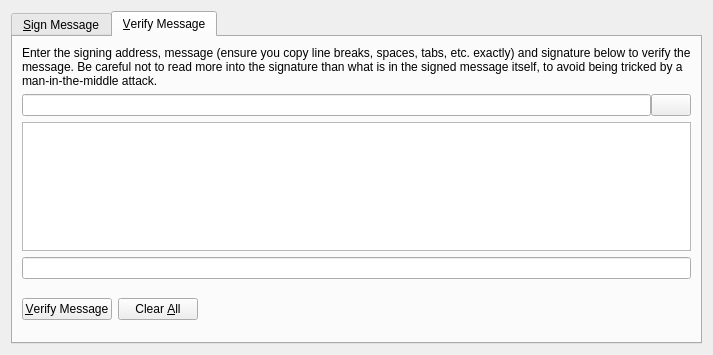
<?xml version="1.0" encoding="UTF-8"?>
<ui version="4.0">
 <class>SignVerifyMessageDialog</class>
 <widget class="QDialog" name="SignVerifyMessageDialog">
  <property name="geometry">
   <rect>
    <x>0</x>
    <y>0</y>
    <width>713</width>
    <height>355</height>
   </rect>
  </property>
  <property name="windowTitle">
   <string>Signatures - Sign / Verify a Message</string>
  </property>
  <property name="styleSheet">
   <string notr="true">background-image: url(:/images/bkg2);</string>
  </property>
  <property name="modal">
   <bool>true</bool>
  </property>
  <layout class="QVBoxLayout" name="verticalLayout">
   <item>
    <widget class="QTabWidget" name="tabWidget">
     <property name="currentIndex">
      <number>1</number>
     </property>
     <widget class="QWidget" name="tabSignMessage">
      <attribute name="title">
       <string>&amp;Sign Message</string>
      </attribute>
      <layout class="QVBoxLayout" name="verticalLayout_SM">
       <item>
        <widget class="QLabel" name="infoLabel_SM">
         <property name="text">
          <string>You can sign messages with your addresses to prove you own them. Be careful not to sign anything vague, as phishing attacks may try to trick you into signing your identity over to them. Only sign fully-detailed statements you agree to.</string>
         </property>
         <property name="textFormat">
          <enum>Qt::PlainText</enum>
         </property>
         <property name="wordWrap">
          <bool>true</bool>
         </property>
        </widget>
       </item>
       <item>
        <layout class="QHBoxLayout" name="horizontalLayout_1_SM">
         <property name="spacing">
          <number>0</number>
         </property>
         <item>
          <widget class="QValidatedLineEdit" name="addressIn_SM">
           <property name="toolTip">
            <string>The address to sign the message with (e.g. 8dpZqgY4r2RoEdqYk3QsAqFckyf9pRHN6i)</string>
           </property>
           <property name="maxLength">
            <number>34</number>
           </property>
          </widget>
         </item>
         <item>
          <widget class="QPushButton" name="addressBookButton_SM">
           <property name="toolTip">
            <string>Choose an address from the address book</string>
           </property>
           <property name="text">
            <string/>
           </property>
           <property name="icon">
            <iconset resource="../bitcoin.qrc">
             <normaloff>:/icons/address-book</normaloff>:/icons/address-book</iconset>
           </property>
           <property name="shortcut">
            <string>Alt+A</string>
           </property>
           <property name="autoDefault">
            <bool>false</bool>
           </property>
          </widget>
         </item>
         <item>
          <widget class="QPushButton" name="pasteButton_SM">
           <property name="toolTip">
            <string>Paste address from clipboard</string>
           </property>
           <property name="text">
            <string/>
           </property>
           <property name="icon">
            <iconset resource="../bitcoin.qrc">
             <normaloff>:/icons/editpaste</normaloff>:/icons/editpaste</iconset>
           </property>
           <property name="shortcut">
            <string>Alt+P</string>
           </property>
           <property name="autoDefault">
            <bool>false</bool>
           </property>
          </widget>
         </item>
        </layout>
       </item>
       <item>
        <widget class="QPlainTextEdit" name="messageIn_SM">
         <property name="toolTip">
          <string>Enter the message you want to sign here</string>
         </property>
        </widget>
       </item>
       <item>
        <layout class="QHBoxLayout" name="horizontalLayout_2_SM">
         <property name="spacing">
          <number>0</number>
         </property>
         <item>
          <widget class="QLineEdit" name="signatureOut_SM">
           <property name="font">
            <font>
             <italic>true</italic>
            </font>
           </property>
           <property name="readOnly">
            <bool>true</bool>
           </property>
          </widget>
         </item>
         <item>
          <widget class="QPushButton" name="copySignatureButton_SM">
           <property name="toolTip">
            <string>Copy the current signature to the system clipboard</string>
           </property>
           <property name="text">
            <string/>
           </property>
           <property name="icon">
            <iconset resource="../bitcoin.qrc">
             <normaloff>:/icons/editcopy</normaloff>:/icons/editcopy</iconset>
           </property>
           <property name="autoDefault">
            <bool>false</bool>
           </property>
          </widget>
         </item>
        </layout>
       </item>
       <item>
        <layout class="QHBoxLayout" name="horizontalLayout_3_SM">
         <item>
          <widget class="QPushButton" name="signMessageButton_SM">
           <property name="toolTip">
            <string>Sign the message to prove you own this WorldBTC address</string>
           </property>
           <property name="text">
            <string>&amp;Sign Message</string>
           </property>
           <property name="icon">
            <iconset resource="../bitcoin.qrc">
             <normaloff>:/icons/edit</normaloff>:/icons/edit</iconset>
           </property>
           <property name="autoDefault">
            <bool>false</bool>
           </property>
          </widget>
         </item>
         <item>
          <widget class="QPushButton" name="clearButton_SM">
           <property name="toolTip">
            <string>Reset all sign message fields</string>
           </property>
           <property name="text">
            <string>Clear &amp;All</string>
           </property>
           <property name="icon">
            <iconset resource="../bitcoin.qrc">
             <normaloff>:/icons/remove</normaloff>:/icons/remove</iconset>
           </property>
           <property name="autoDefault">
            <bool>false</bool>
           </property>
          </widget>
         </item>
         <item>
          <spacer name="horizontalSpacer_1_SM">
           <property name="orientation">
            <enum>Qt::Horizontal</enum>
           </property>
           <property name="sizeHint" stdset="0">
            <size>
             <width>40</width>
             <height>48</height>
            </size>
           </property>
          </spacer>
         </item>
         <item>
          <widget class="QLabel" name="statusLabel_SM">
           <property name="font">
            <font>
             <weight>75</weight>
             <bold>true</bold>
            </font>
           </property>
           <property name="text">
            <string/>
           </property>
           <property name="wordWrap">
            <bool>true</bool>
           </property>
          </widget>
         </item>
         <item>
          <spacer name="horizontalSpacer_2_SM">
           <property name="orientation">
            <enum>Qt::Horizontal</enum>
           </property>
           <property name="sizeHint" stdset="0">
            <size>
             <width>40</width>
             <height>48</height>
            </size>
           </property>
          </spacer>
         </item>
        </layout>
       </item>
      </layout>
     </widget>
     <widget class="QWidget" name="tabVerifyMessage">
      <attribute name="title">
       <string>&amp;Verify Message</string>
      </attribute>
      <layout class="QVBoxLayout" name="verticalLayout_VM">
       <item>
        <widget class="QLabel" name="infoLabel_VM">
         <property name="text">
          <string>Enter the signing address, message (ensure you copy line breaks, spaces, tabs, etc. exactly) and signature below to verify the message. Be careful not to read more into the signature than what is in the signed message itself, to avoid being tricked by a man-in-the-middle attack.</string>
         </property>
         <property name="textFormat">
          <enum>Qt::PlainText</enum>
         </property>
         <property name="alignment">
          <set>Qt::AlignLeading|Qt::AlignLeft|Qt::AlignTop</set>
         </property>
         <property name="wordWrap">
          <bool>true</bool>
         </property>
        </widget>
       </item>
       <item>
        <layout class="QHBoxLayout" name="horizontalLayout_1_VM">
         <property name="spacing">
          <number>0</number>
         </property>
         <item>
          <widget class="QValidatedLineEdit" name="addressIn_VM">
           <property name="toolTip">
            <string>The address the message was signed with (e.g. 8dpZqgY4r2RoEdqYk3QsAqFckyf9pRHN6i)</string>
           </property>
           <property name="maxLength">
            <number>34</number>
           </property>
          </widget>
         </item>
         <item>
          <widget class="QPushButton" name="addressBookButton_VM">
           <property name="toolTip">
            <string>Choose an address from the address book</string>
           </property>
           <property name="text">
            <string/>
           </property>
           <property name="icon">
            <iconset resource="../bitcoin.qrc">
             <normaloff>:/icons/address-book</normaloff>:/icons/address-book</iconset>
           </property>
           <property name="shortcut">
            <string>Alt+A</string>
           </property>
           <property name="autoDefault">
            <bool>false</bool>
           </property>
          </widget>
         </item>
        </layout>
       </item>
       <item>
        <widget class="QPlainTextEdit" name="messageIn_VM"/>
       </item>
       <item>
        <widget class="QValidatedLineEdit" name="signatureIn_VM"/>
       </item>
       <item>
        <layout class="QHBoxLayout" name="horizontalLayout_2_VM">
         <item>
          <widget class="QPushButton" name="verifyMessageButton_VM">
           <property name="toolTip">
            <string>Verify the message to ensure it was signed with the specified WorldBTC address</string>
           </property>
           <property name="text">
            <string>&amp;Verify Message</string>
           </property>
           <property name="icon">
            <iconset resource="../bitcoin.qrc">
             <normaloff>:/icons/transaction_0</normaloff>:/icons/transaction_0</iconset>
           </property>
           <property name="autoDefault">
            <bool>false</bool>
           </property>
          </widget>
         </item>
         <item>
          <widget class="QPushButton" name="clearButton_VM">
           <property name="toolTip">
            <string>Reset all verify message fields</string>
           </property>
           <property name="text">
            <string>Clear &amp;All</string>
           </property>
           <property name="icon">
            <iconset resource="../bitcoin.qrc">
             <normaloff>:/icons/remove</normaloff>:/icons/remove</iconset>
           </property>
           <property name="autoDefault">
            <bool>false</bool>
           </property>
          </widget>
         </item>
         <item>
          <spacer name="horizontalSpacer_1_VM">
           <property name="orientation">
            <enum>Qt::Horizontal</enum>
           </property>
           <property name="sizeHint" stdset="0">
            <size>
             <width>40</width>
             <height>48</height>
            </size>
           </property>
          </spacer>
         </item>
         <item>
          <widget class="QLabel" name="statusLabel_VM">
           <property name="font">
            <font>
             <weight>75</weight>
             <bold>true</bold>
            </font>
           </property>
           <property name="text">
            <string/>
           </property>
           <property name="wordWrap">
            <bool>true</bool>
           </property>
          </widget>
         </item>
         <item>
          <spacer name="horizontalSpacer_2_VM">
           <property name="orientation">
            <enum>Qt::Horizontal</enum>
           </property>
           <property name="sizeHint" stdset="0">
            <size>
             <width>40</width>
             <height>48</height>
            </size>
           </property>
          </spacer>
         </item>
        </layout>
       </item>
      </layout>
     </widget>
    </widget>
   </item>
  </layout>
 </widget>
 <customwidgets>
  <customwidget>
   <class>QValidatedLineEdit</class>
   <extends>QLineEdit</extends>
   <header>qvalidatedlineedit.h</header>
  </customwidget>
 </customwidgets>
 <resources>
  <include location="../bitcoin.qrc"/>
 </resources>
 <connections/>
</ui>
